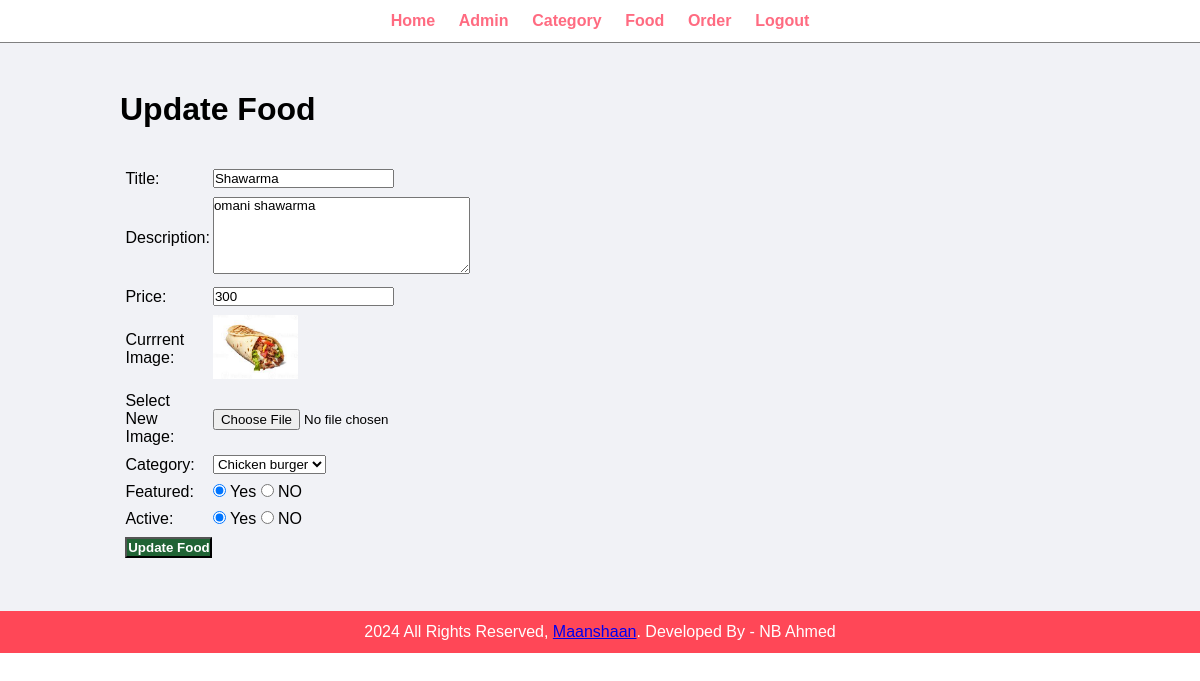
/admin/update-food.php?id=10 (signed in), run on the app's committed database.
### tables this page shows
CREATE TABLE `tbl_food` (
  `id` int(10) UNSIGNED NOT NULL,
  `title` varchar(100) NOT NULL,
  `description` text NOT NULL,
  `price` decimal(10,0) NOT NULL,
  `image_name` varchar(250) NOT NULL,
  `category_id` int(11) UNSIGNED NOT NULL,
  `featured` varchar(10) NOT NULL,
  `active` varchar(11) NOT NULL
);

CREATE TABLE `tbl_category` (
  `id` int(10) UNSIGNED NOT NULL,
  `title` varchar(100) NOT NULL,
  `image_name` varchar(250) NOT NULL,
  `featured` varchar(10) NOT NULL,
  `active` varchar(10) NOT NULL
);

### admin/update-food.php (the view, shortened to what this page needs)
<?php include('partials/menu.php'); ?>
<?php
    if(isset($_GET['id']))
    {
        $id = $_GET['id'];
        $sql2 = "SELECT * FROM tbl_food WHERE id=$id";
        $res2 = mysqli_query($conn, $sql2);
        $row = mysqli_fetch_assoc($res2);
        $title = $row['title'];
        $description = $row['description'];
        $price = $row['price'];
        $current_image = $row['image_name'];
        $current_category = $row['category_id'];
        $featured = $row['featured'];
        $active = $row['active'];
    }
    else
    {
       header('location:'.SITEURL.'admin/manage-food.php');
    }
?>
   <div class="main-content">
     <div class="wrapper">
        <h1>Update Food</h1>
        <br><br>
        <form action="" method="POST" enctype="multipart/form-data">
            <table class="tbl30">
                <tr>
                    <td>Title: </td>
                    <td>
                       <input type="text" name="title" value="<?php echo $title; ?>">
                    </td>
                </tr>
                <tr>
                    <td>Description: </td>
                    <td>
                        <textarea name="description" cols="30" rows="5"><?php echo $description; ?></textarea>
                    </td>
                </tr>
                <tr>
                    <td>Price: </td>
                    <td>
                        <input type="number" name="price" value="<?php echo $price; ?>">
                    </td>
                </tr>
                    <tr>
                        <td>Currrent Image: </td>
                        <td>
                            <?php
                              if($current_image == "")
                              {
                                echo "<div class='error'>Image Not Available.</div>";
                              }
                              else
                              {
                                ?>
                                <img src="<?php echo SITEURL; ?>images/food/<?php echo $current_image; ?>" width="85px">
                                <?php
                              }
                            ?>
                        </td>
                    </tr>
                    <tr>
                        <td>Select New Image: </td>
                        <td>
                            <input type="file" name="image">
                        </td>
                    </tr>
                    <tr>
                        <td>Category: </td>
                        <td>
                            <select name="category">
                                <?php
                                $sql = "SELECT * FROM tbl_category WHERE active='Yes'";
                                $res = mysqli_query($conn, $sql);
                                $count = mysqli_num_rows($res);
                                if ($count>0)
                                {
                                    while ($row = mysqli_fetch_assoc($res))
                                    {
                                        $category_title = $row['title'];
                                        $category_id = $row['id'];
                                     ?>
                                     <option <?php if($current_category==$category_id){echo "selected";} ?> value="<?php echo $category_id; ?>"><?php echo $category_title; ?></option>
                                     <?php
                                    }
                                }
                                else
                                {
                                    echo "<option value='0'>Category Not Available.</option>";
                                }
                                ?>
                            </select>
                        </td>
                    </tr>
                    <tr>
                        <td>Featured: </td>
                        <td>
                            <input <?php if($featured=="Yes") {echo "checked";} ?> type="radio" name="featured" value="Yes"> Yes
                            <input <?php if($featured=="NO") {echo "checked";} ?> type="radio" name="featured" value="NO"> NO
                        </td>
                    </tr>
                    <tr>
                        <td>Active: </td>
                        <td>
                            <input <?php if($active=="Yes") {echo "checked";} ?> type="radio" name="active" value="Yes"> Yes
                            <input <?php if($active=="NO") {echo "checked";} ?> type="radio" name="active" value="NO"> NO
                        </td>
                    </tr>
                    <tr>
                        <td>
                            <input type="submit" name="submit" value="Update Food" class="btn-secondary">
                        </td>
                    </tr>
            </table>
        </form>
     </div>
   </div>
<?php include('partials/footer1.php'); ?>

### css/admin.css (style rules this page uses)
* { margin: 0; padding: 0; font-family: Arial, Helvetica, sans-serif; }
.wrapper { padding: 1%; width: 80%; margin: 0 auto; }
.tbl30 { width: 30%; }
table tr td { padding: 1%; }
.btn-secondary { background-color: #206435; padding: 1%; color: white; text-decoration: none; font-weight: bold; }
.main-content { background-color: #f1f2f6; padding: 3% 0; }

### data on the page
tbl_food: title "Shawarma", description "omani shawarma", price "300", image_name (picture), category "Chicken burger", featured "☑", active "☑"
